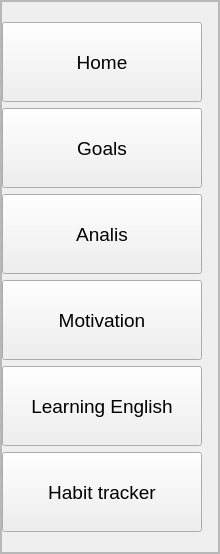
        <widget class="QWidget" name="widget" native="true">
         <property name="minimumSize">
          <size>
           <width>220</width>
           <height>0</height>
          </size>
         </property>
         <property name="maximumSize">
          <size>
           <width>220</width>
           <height>16777215</height>
          </size>
         </property>
         <property name="font">
          <font>
           <pointsize>14</pointsize>
          </font>
         </property>
         <layout class="QVBoxLayout" name="verticalLayout_2">
          <property name="leftMargin">
           <number>0</number>
          </property>
          <property name="topMargin">
           <number>0</number>
          </property>
          <property name="rightMargin">
           <number>0</number>
          </property>
          <property name="bottomMargin">
           <number>0</number>
          </property>
          <item>
           <widget class="QFrame" name="frame_16">
            <property name="frameShape">
             <enum>QFrame::StyledPanel</enum>
            </property>
            <property name="frameShadow">
             <enum>QFrame::Raised</enum>
            </property>
            <layout class="QVBoxLayout" name="verticalLayout_14">
             <property name="leftMargin">
              <number>0</number>
             </property>
             <property name="topMargin">
              <number>0</number>
             </property>
             <property name="rightMargin">
              <number>0</number>
             </property>
             <property name="bottomMargin">
              <number>0</number>
             </property>
             <item alignment="Qt::AlignVCenter">
              <widget class="QFrame" name="frameMenu">
               <property name="font">
                <font>
                 <pointsize>16</pointsize>
                </font>
               </property>
               <property name="styleSheet">
                <string notr="true"/>
               </property>
               <property name="frameShape">
                <enum>QFrame::StyledPanel</enum>
               </property>
               <property name="frameShadow">
                <enum>QFrame::Raised</enum>
               </property>
               <layout class="QVBoxLayout" name="verticalLayout_15">
                <property name="leftMargin">
                 <number>0</number>
                </property>
                <property name="topMargin">
                 <number>20</number>
                </property>
                <property name="rightMargin">
                 <number>0</number>
                </property>
                <property name="bottomMargin">
                 <number>20</number>
                </property>
                <item>
                 <widget class="QPushButton" name="pushButtonHome">
                  <property name="minimumSize">
                   <size>
                    <width>200</width>
                    <height>80</height>
                   </size>
                  </property>
                  <property name="maximumSize">
                   <size>
                    <width>200</width>
                    <height>80</height>
                   </size>
                  </property>
                  <property name="font">
                   <font>
                    <pointsize>14</pointsize>
                   </font>
                  </property>
                  <property name="text">
                   <string>Home</string>
                  </property>
                 </widget>
                </item>
                <item>
                 <widget class="QPushButton" name="pushButtonGoals">
                  <property name="minimumSize">
                   <size>
                    <width>200</width>
                    <height>80</height>
                   </size>
                  </property>
                  <property name="maximumSize">
                   <size>
                    <width>200</width>
                    <height>80</height>
                   </size>
                  </property>
                  <property name="font">
                   <font>
                    <pointsize>14</pointsize>
                   </font>
                  </property>
                  <property name="text">
                   <string>Goals</string>
                  </property>
                 </widget>
                </item>
                <item>
                 <widget class="QPushButton" name="pushButtonAnalis">
                  <property name="minimumSize">
                   <size>
                    <width>200</width>
                    <height>80</height>
                   </size>
                  </property>
                  <property name="maximumSize">
                   <size>
                    <width>200</width>
                    <height>80</height>
                   </size>
                  </property>
                  <property name="font">
                   <font>
                    <pointsize>14</pointsize>
                   </font>
                  </property>
                  <property name="text">
                   <string>Analis</string>
                  </property>
                 </widget>
                </item>
                <item>
                 <widget class="QPushButton" name="pushButtonMotivation">
                  <property name="minimumSize">
                   <size>
                    <width>200</width>
                    <height>80</height>
                   </size>
                  </property>
                  <property name="maximumSize">
                   <size>
                    <width>200</width>
                    <height>80</height>
                   </size>
                  </property>
                  <property name="font">
                   <font>
                    <pointsize>14</pointsize>
                   </font>
                  </property>
                  <property name="text">
                   <string>Motivation</string>
                  </property>
                 </widget>
                </item>
                <item>
                 <widget class="QPushButton" name="pushButtonEnglish">
                  <property name="minimumSize">
                   <size>
                    <width>200</width>
                    <height>80</height>
                   </size>
                  </property>
                  <property name="maximumSize">
                   <size>
                    <width>200</width>
                    <height>80</height>
                   </size>
                  </property>
                  <property name="font">
                   <font>
                    <pointsize>14</pointsize>
                   </font>
                  </property>
                  <property name="text">
                   <string>Learning English</string>
                  </property>
                 </widget>
                </item>
                <item>
                 <widget class="QPushButton" name="pushButtonHabit">
                  <property name="minimumSize">
                   <size>
                    <width>200</width>
                    <height>80</height>
                   </size>
                  </property>
                  <property name="maximumSize">
                   <size>
                    <width>200</width>
                    <height>80</height>
                   </size>
                  </property>
                  <property name="font">
                   <font>
                    <pointsize>14</pointsize>
                   </font>
                  </property>
                  <property name="text">
                   <string>Habit tracker</string>
                  </property>
                 </widget>
                </item>
               </layout>
              </widget>
             </item>
            </layout>
           </widget>
          </item>
         </layout>
        </widget>
